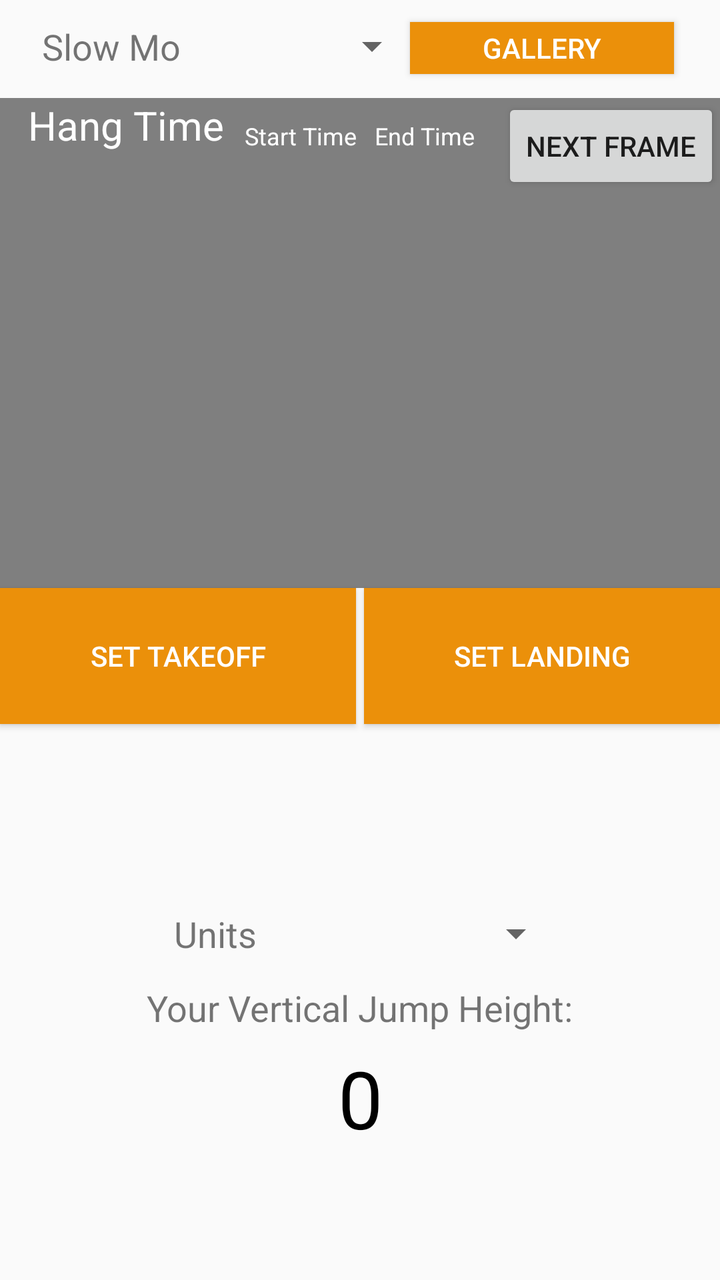
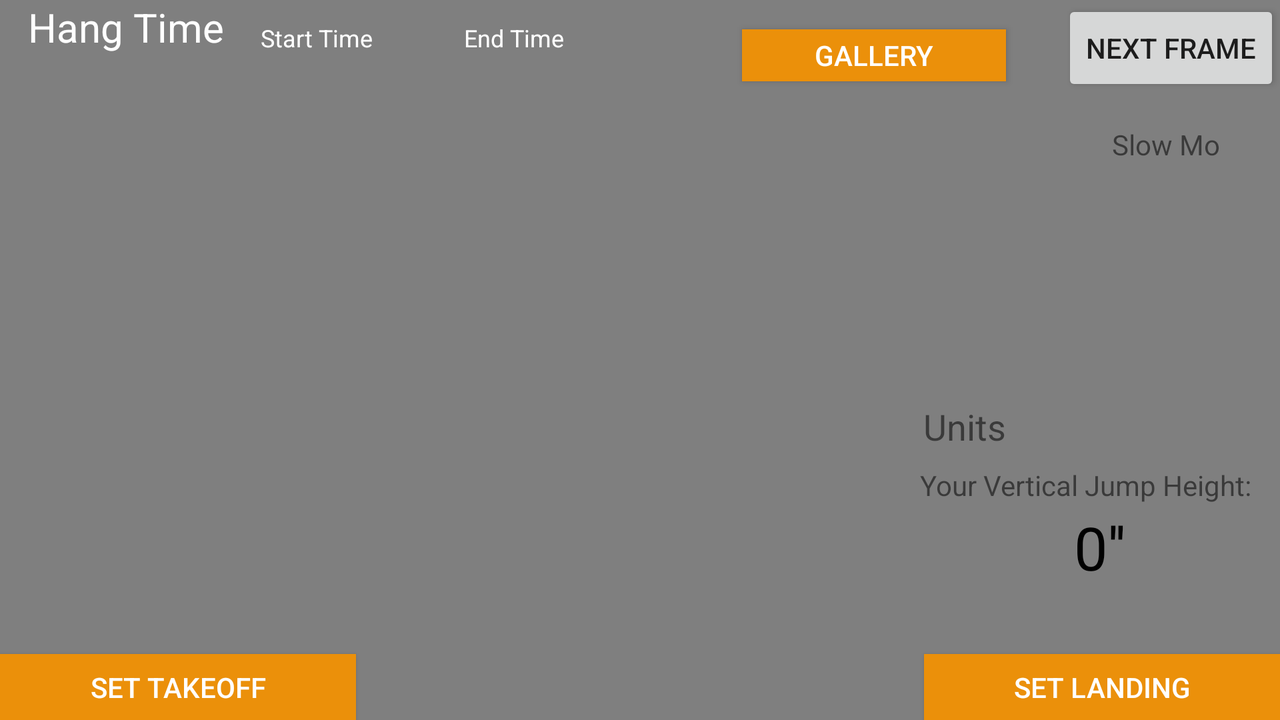

The same Android screen from two of the app's own layout files: first res/layout/ as a phone draws it, then the repository's variant for another configuration, drawn on a device whose configuration selects that folder. Both files follow.
<!-- AndroidManifest.xml: application theme Theme.AppCompat.Light.NoActionBar -->
<!-- res/layout/vert_calc.xml -->
<?xml version="1.0" encoding="utf-8"?>
<RelativeLayout xmlns:android="http://schemas.android.com/apk/res/android"
    xmlns:app="http://schemas.android.com/apk/res-auto"
    xmlns:tools="http://schemas.android.com/tools"
    android:layout_width="match_parent"
    android:layout_height="match_parent"
    android:tag="vert_calc">

    <TextView
        android:id="@+id/unit_text"
        android:layout_width="wrap_content"
        android:layout_height="wrap_content"
        android:layout_alignParentBottom="true"
        android:layout_marginBottom="161dp"
        android:layout_toEndOf="@+id/hang_time"
        android:text="Units"
        android:textSize="18sp" />

    <VideoView
        android:id="@+id/videoView"
        android:layout_width="fill_parent"
        android:layout_height="245dp"
        android:layout_alignParentStart="true"
        android:layout_alignParentTop="true"
        android:layout_marginTop="49dp" />

    <TextView
        android:id="@+id/end_text"
        android:layout_width="60dp"
        android:layout_height="wrap_content"
        android:layout_alignStart="@+id/endTime"
        android:layout_below="@+id/startTime"
        android:gravity="center"
        android:textColor="#ffffff"
        android:textSize="10dp" />

    <TextView
        android:id="@+id/start_text"
        android:layout_width="60dp"
        android:layout_height="wrap_content"
        android:layout_alignStart="@+id/startTime"
        android:layout_below="@+id/startTime"
        android:gravity="center"
        android:textColor="#ffffff"
        android:textSize="10dp" />

    <TextView
        android:id="@+id/startTime"
        android:layout_width="wrap_content"
        android:layout_height="wrap_content"
        android:layout_above="@+id/hang_time"
        android:layout_alignEnd="@+id/set_start_time"
        android:gravity="center"
        android:text="Start Time"
        android:textColor="#ffffff"
        android:textSize="12dp" />

    <TextView
        android:id="@+id/endTime"
        android:layout_width="61dp"
        android:layout_height="wrap_content"
        android:layout_alignStart="@+id/set_end_time"
        android:layout_alignTop="@+id/startTime"
        android:gravity="center"
        android:text="End Time"
        android:textColor="#ffffff"
        android:textSize="12dp" />

    <TextView
        android:id="@+id/hang_time"
        android:layout_width="66dp"
        android:layout_height="wrap_content"
        android:layout_below="@+id/HangTime"
        android:layout_toStartOf="@+id/vertical"
        android:gravity="center"
        android:textColor="#ffffff"
        android:textSize="15dp" />

    <TextView
        android:id="@+id/HangTime"
        android:layout_width="wrap_content"
        android:layout_height="wrap_content"
        android:layout_alignParentStart="true"
        android:layout_alignTop="@+id/videoView"
        android:layout_marginStart="14dp"
        android:gravity="center"
        android:text="Hang Time"
        android:textColor="#ffffff"
        android:textSize="20dp" />

    
        
        
        
        
        
        
        
        
        
        

    <Button
        android:id="@+id/btn_play_pause"
        android:layout_width="132dp"
        android:layout_height="26dp"
        android:layout_alignParentEnd="true"
        android:layout_alignParentTop="true"
        android:layout_marginEnd="23dp"
        android:layout_marginTop="11dp"
        android:background="@color/colorPrimary"
        android:src="@drawable/id_play"
        android:text="Gallery"
        android:textColor="#ffffff" />

    <Button
        android:id="@+id/set_start_time"
        android:layout_width="178dp"
        android:layout_height="68dp"
        android:layout_alignParentStart="true"
        android:layout_below="@+id/videoView"
        android:background="@color/colorPrimary"
        android:text="Set Takeoff"
        android:textColor="#ffffff" />

    <Button
        android:id="@+id/set_end_time"
        android:layout_width="178dp"
        android:layout_height="68dp"
        android:layout_alignParentEnd="true"
        android:layout_below="@+id/videoView"
        android:background="@color/colorPrimary"
        android:text="Set Landing"
        android:textColor="#ffffff" />

    <TextView
        android:id="@+id/answer"
        android:layout_width="wrap_content"
        android:layout_height="wrap_content"
        android:layout_above="@+id/vertical"
        android:layout_centerHorizontal="true"
        android:text="Your Vertical Jump Height:"
        android:textSize="18sp" />

    <TextView
        android:id="@+id/vertical"
        android:layout_width="186dp"
        android:layout_height="66dp"
        android:layout_alignParentBottom="true"
        android:layout_centerHorizontal="true"
        android:layout_marginBottom="58dp"
        android:gravity="center"
        android:text='0"'
        android:textColor="#000000"
        android:textSize="40sp" />

    <Button
        android:id="@+id/nextframe"
        android:layout_width="wrap_content"
        android:layout_height="wrap_content"
        android:layout_alignParentEnd="true"
        android:layout_alignTop="@+id/videoView"
        android:text="Next Frame"
        android:visibility="visible" />

    <Spinner
        android:id="@+id/spinner"
        android:layout_width="98dp"
        android:layout_height="wrap_content"
        android:layout_alignTop="@+id/btn_play_pause"
        android:layout_toEndOf="@+id/HangTime" />

    <Spinner
        android:id="@+id/spinner2"
        android:layout_width="148dp"
        android:layout_height="wrap_content"
        android:layout_alignParentEnd="true"
        android:layout_alignTop="@+id/unit_text"
        android:layout_marginEnd="78dp" />

    <TextView
        android:id="@+id/slowmo"
        android:layout_width="wrap_content"
        android:layout_height="wrap_content"
        android:layout_alignStart="@+id/hang_time"
        android:layout_alignTop="@+id/btn_play_pause"
        android:text="Slow Mo"
        android:textSize="18sp" />

</RelativeLayout>
<!-- resources referenced by this layout -->
<resources>
  <color name="colorPrimary">#eb900a</color>
  <!-- drawable id_play: png bitmap (drawable-hdpi, 425 bytes) -->
</resources>
<!-- res/layout-land/vert_calc.xml (the repository's variant of the layout above) -->
<!-- drawn on the phone turned sideways -->
<?xml version="1.0" encoding="utf-8"?>
<RelativeLayout xmlns:android="http://schemas.android.com/apk/res/android"
    xmlns:app="http://schemas.android.com/apk/res-auto"
    xmlns:tools="http://schemas.android.com/tools"
    android:layout_width="match_parent"
    android:layout_height="match_parent">

    <VideoView
        android:id="@+id/videoView"
        android:layout_width="match_parent"
        android:layout_height="match_parent"
        android:layout_alignParentStart="true"
        android:layout_alignParentTop="true"
        android:layout_marginStart="0dp" />

    <TextView
        android:id="@+id/end_text"
        android:layout_width="60dp"
        android:layout_height="wrap_content"
        android:layout_alignParentStart="true"
        android:layout_alignTop="@+id/start_text"
        android:layout_marginStart="222dp"
        android:gravity="center"
        android:textColor="#ffffff"
        android:textSize="10dp" />

    <TextView
        android:id="@+id/start_text"
        android:layout_width="66dp"
        android:layout_height="wrap_content"
        android:layout_alignStart="@+id/startTime"
        android:layout_alignTop="@+id/hang_time"
        android:gravity="center"
        android:textColor="#ffffff"
        android:textSize="10dp" />

    <TextView
        android:id="@+id/endTime"
        android:layout_width="wrap_content"
        android:layout_height="wrap_content"
        android:layout_above="@+id/end_text"
        android:layout_alignEnd="@+id/end_text"
        android:gravity="center"
        android:text="End Time"
        android:textColor="#ffffff"
        android:textSize="12dp" />

    <TextView
        android:id="@+id/startTime"
        android:layout_width="wrap_content"
        android:layout_height="wrap_content"
        android:layout_above="@+id/hang_time"
        android:layout_alignParentStart="true"
        android:layout_marginStart="130dp"
        android:gravity="center"
        android:text="Start Time"
        android:textColor="#ffffff"
        android:textSize="12dp" />

    <TextView
        android:id="@+id/hang_time"
        android:layout_width="66dp"
        android:layout_height="wrap_content"
        android:layout_alignParentStart="true"
        android:layout_below="@+id/HangTime"
        android:layout_marginStart="31dp"
        android:gravity="center"
        android:textColor="#ffffff"
        android:textSize="15dp" />

    <TextView
        android:id="@+id/HangTime"
        android:layout_width="wrap_content"
        android:layout_height="wrap_content"
        android:layout_alignParentStart="true"
        android:layout_alignTop="@+id/videoView"
        android:layout_marginStart="14dp"
        android:gravity="center"
        android:text="Hang Time"
        android:textColor="#ffffff"
        android:textSize="20dp" />

    
        
        
        
        
        
        
        
        

    <Button
        android:id="@+id/btn_play_pause"
        android:layout_width="132dp"
        android:layout_height="26dp"
        android:layout_alignBottom="@+id/end_text"
        android:layout_alignParentEnd="true"
        android:layout_marginEnd="137dp"
        android:background="@color/colorPrimary"
        android:src="@drawable/id_play"
        android:text="Gallery"
        android:textColor="#ffffff" />

    <Button
        android:id="@+id/set_start_time"
        android:layout_width="178dp"
        android:layout_height="33dp"
        android:layout_alignParentBottom="true"
        android:layout_alignParentStart="true"
        android:background="@color/colorPrimary"
        android:text="Set Takeoff"
        android:textColor="#ffffff" />

    <Button
        android:id="@+id/set_end_time"
        android:layout_width="178dp"
        android:layout_height="33dp"
        android:layout_alignParentBottom="true"
        android:layout_alignParentEnd="true"
        android:background="@color/colorPrimary"
        android:text="Set Landing"
        android:textColor="#ffffff" />

    <TextView
        android:id="@+id/answer"
        android:layout_width="180dp"
        android:layout_height="20dp"
        android:layout_alignParentBottom="true"
        android:layout_alignParentEnd="true"
        android:layout_marginBottom="107dp"
        android:text="Your Vertical Jump Height:" />

    <TextView
        android:id="@+id/vertical"
        android:layout_width="150dp"
        android:layout_height="wrap_content"
        android:layout_alignParentEnd="true"
        android:layout_below="@+id/answer"
        android:layout_marginEnd="15dp"
        android:layout_marginTop="-107dp"
        android:gravity="center"
        android:text="0''"
        android:textColor="#000000"
        android:textSize="30dp" />

    <Button
        android:id="@+id/nextframe"
        android:layout_width="wrap_content"
        android:layout_height="wrap_content"
        android:layout_alignParentEnd="true"
        android:layout_alignTop="@+id/videoView"
        android:text="Next Frame"
        android:visibility="visible" />

    <Spinner
        android:id="@+id/spinner"
        android:layout_width="110dp"
        android:layout_height="wrap_content"
        android:layout_alignParentEnd="true"
        android:layout_alignParentTop="true"
        android:layout_marginTop="82dp" />

    <Spinner
        android:id="@+id/spinner2"
        android:layout_width="131dp"
        android:layout_height="wrap_content"
        android:layout_alignParentBottom="true"
        android:layout_alignParentEnd="true"
        android:layout_marginBottom="135dp" />

    <TextView
        android:id="@+id/unit_text"
        android:layout_width="wrap_content"
        android:layout_height="wrap_content"
        android:layout_alignEnd="@+id/btn_play_pause"
        android:layout_alignTop="@+id/spinner2"
        android:text="Units"
        android:textSize="18sp" />


    <TextView
        android:id="@+id/textView"
        android:layout_width="wrap_content"
        android:layout_height="wrap_content"
        android:layout_above="@+id/spinner"
        android:layout_alignParentEnd="true"
        android:layout_marginBottom="-82dp"
        android:layout_marginEnd="30dp"
        android:text="Slow Mo" />

</RelativeLayout>
